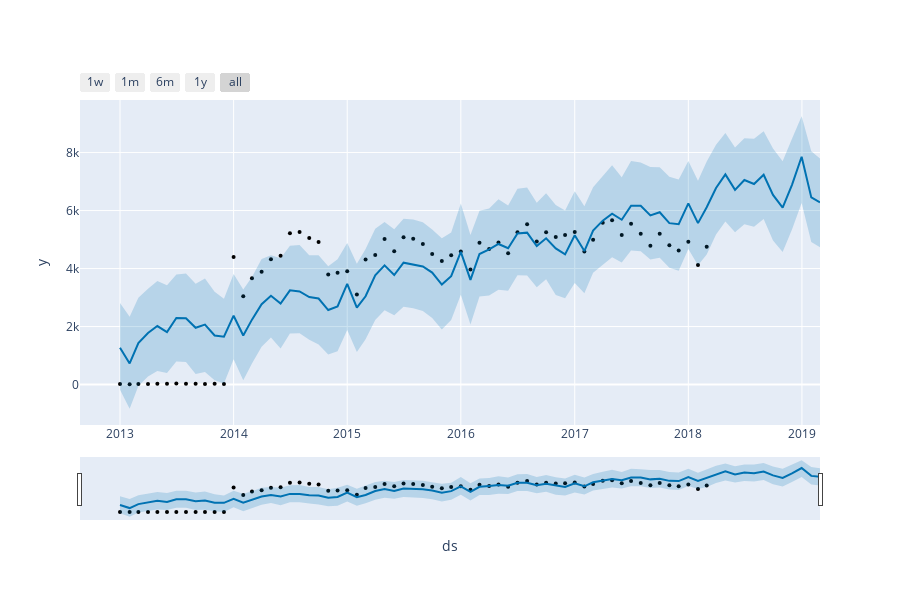

The notebook cell this image was saved under:
### Code cell
plot_plotly(model_prophet_full, forecast_prophet)
